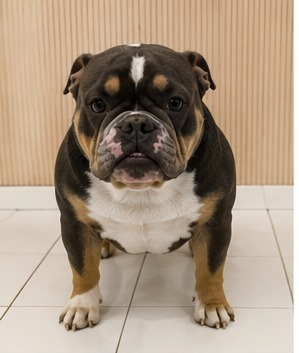
#> input picture models/bulldog/views/dog_frente.jpg, 299 x 353 px
$ python imagem_para_stl.py ../../models/bulldog/views/dog_frente.jpg
#> lines starting #> are read from the running program, lines starting #| are printed output that depends on the picture
### backend/app/services/image3d_service.py
"""
IMAGE3D SERVICE
Qualquer imagem (foto, logo, desenho) → sólido watertight pronto pra impressão 3D.

Modos:
  litofania    — espessura varia com o brilho (escuro = grosso). Frente plana, luz atrás.
  relevo       — mapa de altura: brilho vira relevo sobre uma base sólida.
  silhueta     — recorta por limiar e extruda (logo, ícone, chaveiro, stencil).
  profundidade — profundidade estimada por IA (MiDaS) vira relevo 3D.

Diferente do /api/face3d, aqui não há detecção de rosto: funciona com qualquer imagem.
"""

import cv2
import numpy as np
import trimesh
from pathlib import Path
from PIL import Image, ImageDraw, ImageOps

from app.core.config import OUTPUTS_DIR

MODOS = ["auto", "litofania", "relevo", "silhueta", "profundidade"]
FORMATOS = ["stl", "obj", "glb", "ply", "3mf"]

# Defaults por modo (mm) — valores conservadores pra FDM com bico 0.4
DEFAULTS = {
    "litofania": {"espessura_min": 0.8, "espessura_max": 3.0, "base": 0.0},
    "relevo": {"espessura_min": 0.0, "espessura_max": 4.0, "base": 2.0},
    "silhueta": {"espessura_min": 0.0, "espessura_max": 4.0, "base": 0.0},
    "profundidade": {"espessura_min": 0.0, "espessura_max": 12.0, "base": 3.0},
}


def gerar_modelo(
    job_id: str,
    image_path: str,
    modo: str = "auto",
    largura_mm: float = 100.0,
    altura_mm: float | None = None,
    espessura_max: float | None = None,
    espessura_min: float | None = None,
    base_mm: float | None = None,
    resolucao: int = 260,
    inverter: bool = False,
    suavizar: float = 1.0,
    gamma: float = 1.0,
    limiar: int = 128,
    moldura_mm: float = 0.0,
    recorte: bool | None = None,
    forma_mm: float = 0.0,
    detalhe_mm: float | None = None,
    textos: list[dict] | None = None,
    sujeito_mascara: str | None = None,
    salto_mm: float = 0.0,
    sujeito_borda_mm: float = 2.0,
    sujeito_domo_mm: float = 0.0,
    formato: str = "stl",
) -> dict:
    """Converte uma imagem em malha 3D sólida e exporta pro formato pedido."""
    path = Path(image_path)
    if not path.exists():
        return {"job_id": job_id, "status": "error", "message": "Imagem não encontrada"}

    modo = (modo or "auto").lower().strip()
    if modo not in MODOS:
        return {"job_id": job_id, "status": "error", "message": f"Modo inválido. Use: {MODOS}"}

    fmt = (formato or "stl").lower().strip(".")
    if fmt not in FORMATOS:
        return {"job_id": job_id, "status": "error", "message": f"Formato '{fmt}' não suportado. Use: {FORMATOS}"}

    try:
        cinza, alpha, rgb, orig_shape = _carregar_imagem(path, resolucao)
    except Exception as e:
        return {"job_id": job_id, "status": "error", "message": f"Falha ao ler imagem: {e}"}

    if modo == "auto":
        modo = _detectar_modo(cinza, alpha)

    d = DEFAULTS[modo]
    e_max = espessura_max if espessura_max is not None else d["espessura_max"]
    e_min = espessura_min if espessura_min is not None else d["espessura_min"]
    base = base_mm if base_mm is not None else d["base"]

    if e_max <= 0:
        return {"job_id": job_id, "status": "error", "message": "espessura_max deve ser > 0"}
    if e_min < 0 or e_min >= e_max:
        return {"job_id": job_id, "status": "error", "message": "espessura_min deve ser >= 0 e < espessura_max"}

    nr, nc = cinza.shape
    px_mm = _px_para_mm(nr, nc, largura_mm, altura_mm)

    avisos = []
    if modo == "profundidade":
        campo = _campo_profundidade(path, nr, nc)
        if campo is None:
            modo = "relevo"
            avisos.append("MiDaS indisponível — usei o modo 'relevo' com o brilho da imagem")
            campo = _normalizar(cinza)
    elif modo == "silhueta":
        campo = None
    else:
        campo = _normalizar(cinza)

    if campo is not None:
        if gamma != 1.0 and gamma > 0:
            campo = np.power(campo, gamma)
        if suavizar > 0:
            campo = cv2.GaussianBlur(campo, (0, 0), sigmaX=float(suavizar))
        # Blur e gamma comprimem os extremos; reescala pra espessura_max ser respeitada de fato
        campo = _reescalar(campo)

    # ── Construção da malha ───────────────────────────────────────────
    usou_mascara = True
    if modo == "silhueta":
        mascara = _mascara_silhueta(cinza, alpha, limiar, inverter)
        if not mascara.any():
            return {"job_id": job_id, "status": "error", "message": "Silhueta vazia — ajuste o limiar ou use inverter=true"}
        mesh = _extrudar_mascara(mascara, px_mm, e_max)
        cobertura = float(mascara.mean())
    else:
        if modo == "litofania":
            # escuro = grosso (bloqueia mais luz)
            valor = campo if inverter else 1.0 - campo
        else:
            # claro = alto
            valor = 1.0 - campo if inverter else campo

        if forma_mm > 0:
            # Alto-relevo: sem separar forma de detalhe, aumentar a espessura só amplifica
            # o ruído do sombreamento e a peça vira uma serra de picos.
            d_mm = detalhe_mm if detalhe_mm is not None else 0.12 * (e_max - e_min)
            forma, detalhe = _separar_forma_detalhe(valor, forma_mm / px_mm)
            altura_campo = e_min + forma * (e_max - e_min) + detalhe * d_mm + base
            altura_campo = np.maximum(altura_campo, base + e_min)
        else:
            altura_campo = e_min + valor * (e_max - e_min) + base

        if salto_mm > 0 and sujeito_mascara:
            # O brilho sozinho nao diz o que esta na frente: num render, o fundo claro sobe
            # e o sujeito escuro afunda. A mascara diz quem e o sujeito; o salto o poe pra fora.
            rampa = _mascara_sujeito(sujeito_mascara, altura_campo.shape, sujeito_borda_mm / px_mm,
                                     sujeito_domo_mm / px_mm)
            if rampa is None:
                avisos.append(f"Não consegui ler a máscara de sujeito '{sujeito_mascara}' — segui sem o salto")
            else:
                altura_campo = altura_campo + rampa * salto_mm

        if textos:
            altura_campo, gravados = _gravar_textos(altura_campo, textos)
            if gravados < len(textos):
                avisos.append(f"{len(textos) - gravados} texto(s) caíram fora da peça e foram ignorados")

        # Recorte: sem ele, um fundo branco vira a parte mais alta da peça.
        # Litofania é painel de luz e quer a placa inteira, então só entra se for pedido.
        auto_recorte = modo in ("relevo", "profundidade")
        mascara_obj = None
        if recorte is True or (recorte is None and auto_recorte):
            mascara_obj = _mascara_objeto(rgb, cinza, alpha)
            if mascara_obj is None and recorte is True:
                avisos.append("Não achei fundo uniforme pra recortar — gerei a placa retangular inteira")

        if mascara_obj is None:
            usou_mascara = False
            if moldura_mm > 0:
                altura_campo = _aplicar_moldura(altura_campo, px_mm, moldura_mm, e_max + base)
            mesh = _solido_do_heightmap(altura_campo, px_mm)
            cobertura = 1.0
        else:
            if moldura_mm > 0:
                avisos.append("Moldura ignorada: a peça foi recortada no contorno do objeto")
            mesh = _extrudar_mascara(mascara_obj, px_mm, _alturas_de_canto(altura_campo, mascara_obj))
            cobertura = float(mascara_obj.mean())
            avisos.append(f"Fundo removido — a peça saiu no contorno do objeto ({cobertura:.0%} da imagem)")

    # ── Limpeza / correções ───────────────────────────────────────────
    mesh.merge_vertices()
    mesh.remove_unreferenced_vertices()
    mesh.fix_normals()
    if not mesh.is_watertight:
        trimesh.repair.fill_holes(mesh)
        mesh.fix_normals()

    mesh.apply_translation(-mesh.bounds[0])  # apoia em z=0, canto na origem

    # Heightmap inteiro é sempre um bloco só; peça recortada em máscara pode sair em pedaços
    corpos = len(mesh.split(only_watertight=False)) if usou_mascara else 1

    output_path = OUTPUTS_DIR / f"{job_id}_image3d.{fmt}"
    mesh.export(str(output_path), file_type=fmt)

    dims = mesh.extents
    espessura_real = float(dims[2])
    if espessura_real < 0.8:
        avisos.append(f"Espessura total de {espessura_real:.2f}mm é frágil — considere espessura_max maior")
    if modo == "litofania" and e_min < 0.6:
        avisos.append(f"espessura_min {e_min}mm pode gerar furos — 0.8mm é o mínimo seguro pra bico 0.4")
    if px_mm < 0.25:
        avisos.append(f"Cada pixel virou {px_mm:.2f}mm, abaixo da largura do bico (0.4mm) — detalhe será perdido")
    if not mesh.is_watertight:
        avisos.append("Malha não ficou 100% fechada — rode /api/repair antes de fatiar")
    if corpos > 1:
        avisos.append(f"A peça saiu em {corpos} partes soltas — sem uma base ou moldura elas imprimem separadas")

    return {
        "job_id": job_id,
        "status": "done",
        "modo": modo,
        "output": str(output_path),
        "formato": fmt,
        "size_bytes": output_path.stat().st_size,
        "dimensoes_mm": {
            "largura": round(float(dims[0]), 2),
            "altura": round(float(dims[1]), 2),
            "espessura": round(espessura_real, 2),
        },
        "parametros": {
            "espessura_min": e_min,
            "espessura_max": e_max,
            "base_mm": base,
            "resolucao_grid": [int(nr), int(nc)],
            "resolucao_original": [int(orig_shape[0]), int(orig_shape[1])],
            "px_mm": round(px_mm, 3),
            "inverter": inverter,
            "limiar": limiar if modo == "silhueta" else None,
            "moldura_mm": moldura_mm or None,
        },
        "malha": {
            "vertices": int(len(mesh.vertices)),
            "faces": int(len(mesh.faces)),
            "watertight": bool(mesh.is_watertight),
            "volume_cm3": round(float(mesh.volume) / 1000.0, 2) if mesh.is_watertight else None,
            "corpos": corpos,
            "cobertura": round(cobertura, 3),
        },
        "avisos": avisos,
    }


# ── Leitura e preparo da imagem ───────────────────────────────────────

def _carregar_imagem(path: Path, resolucao: int) -> tuple[np.ndarray, np.ndarray | None, np.ndarray, tuple]:
    """Abre a imagem, corrige orientação EXIF e devolve (cinza, alpha, rgb, shape original)."""
    img = Image.open(path)
    img = ImageOps.exif_transpose(img)

    alpha = None
    if img.mode in ("RGBA", "LA") or (img.mode == "P" and "transparency" in img.info):
        rgba = img.convert("RGBA")
        alpha = np.array(rgba.getchannel("A"), dtype=np.uint8)
        # Compõe sobre branco pra o cinza não escurecer nas áreas transparentes
        fundo = Image.new("RGBA", rgba.size, (255, 255, 255, 255))
        img = Image.alpha_composite(fundo, rgba)

    rgb = np.array(img.convert("RGB"), dtype=np.uint8)
    cinza = np.array(img.convert("L"), dtype=np.uint8)
    orig_shape = cinza.shape

    h, w = cinza.shape
    maior = max(h, w)
    if maior > resolucao:
        escala = resolucao / maior
        novo = (max(2, int(round(w * escala))), max(2, int(round(h * escala))))
        cinza = cv2.resize(cinza, novo, interpolation=cv2.INTER_AREA)
        rgb = cv2.resize(rgb, novo, interpolation=cv2.INTER_AREA)
        if alpha is not None:
            alpha = cv2.resize(alpha, novo, interpolation=cv2.INTER_AREA)

    return cinza, alpha, rgb, orig_shape


# [95 lines left out: functions _mascara_objeto, _corrigir_pinos, _limpar_mascara, _alturas_de_canto, not called in this run]


def _normalizar(cinza: np.ndarray) -> np.ndarray:
    """uint8 → float32 0-1 com contraste esticado."""
    f = cinza.astype(np.float32)
    lo, hi = float(f.min()), float(f.max())
    if hi - lo < 1e-6:
        return np.zeros_like(f)
    return (f - lo) / (hi - lo)


def _reescalar(campo: np.ndarray) -> np.ndarray:
    """Estica o campo de volta pra 0-1. Campo constante vira zero (peça de espessura mínima)."""
    lo, hi = float(campo.min()), float(campo.max())
    if hi - lo < 1e-6:
        return np.zeros_like(campo)
    return (campo - lo) / (hi - lo)


# [47 lines left out: functions _separar_forma_detalhe, _mascara_sujeito, not called in this run]


FONTES = [
    "/usr/share/fonts/truetype/dejavu/DejaVuSerif-Bold.ttf",
    "/usr/share/fonts/truetype/dejavu/DejaVuSans-Bold.ttf",
    "/usr/share/fonts/truetype/freefont/FreeSerifBold.ttf",
]


# [58 lines left out: function _gravar_textos, not called in this run]


def _px_para_mm(nr: int, nc: int, largura_mm: float, altura_mm: float | None) -> float:
    """Tamanho de um pixel em mm, preservando proporção da imagem."""
    if altura_mm is not None and altura_mm > 0:
        return min(largura_mm / max(1, nc - 1), altura_mm / max(1, nr - 1))
    return largura_mm / max(1, nc - 1)


def _detectar_modo(cinza: np.ndarray, alpha: np.ndarray | None) -> str:
    """Escolhe o modo pela cara da imagem: recorte/arte de linha → silhueta, resto → litofania."""
    if alpha is not None and (alpha < 250).mean() > 0.05:
        return "silhueta"

    hist = np.bincount(cinza.ravel(), minlength=256).astype(np.float32)
    hist /= hist.sum()
    extremos = float(hist[:24].sum() + hist[232:].sum())
    niveis = int((hist > 0.001).sum())
    if extremos > 0.85 or niveis < 24:
        return "silhueta"
    return "litofania"


# [33 lines left out: functions _mascara_silhueta, _aplicar_moldura, _campo_profundidade, not called in this run]


# ── Construção de malha ───────────────────────────────────────────────

def _solido_do_heightmap(altura: np.ndarray, px_mm: float) -> trimesh.Trimesh:
    """
    Mapa de altura (mm) → sólido fechado.
    Topo = superfície da altura, fundo = plano z=0, laterais fechando as 4 bordas.
    """
    nr, nc = altura.shape
    xs = np.arange(nc, dtype=np.float64) * px_mm
    ys = -np.arange(nr, dtype=np.float64) * px_mm
    gx, gy = np.meshgrid(xs, ys)

    z_topo = np.maximum(altura.astype(np.float64), 1e-3)
    verts_topo = np.column_stack([gx.ravel(), gy.ravel(), z_topo.ravel()])
    verts_base = np.column_stack([gx.ravel(), gy.ravel(), np.zeros(nr * nc)])
    n = nr * nc

    # Topo: dois triângulos por célula, normal +z
    i, j = np.meshgrid(np.arange(nr - 1), np.arange(nc - 1), indexing="ij")
    v0 = (i * nc + j).ravel()
    v1 = v0 + 1
    v2 = v0 + nc
    v3 = v2 + 1
    faces_topo = np.vstack([
        np.column_stack([v0, v2, v1]),
        np.column_stack([v1, v2, v3]),
    ])
    faces_base = faces_topo[:, ::-1] + n

    faces_lados = []
    # Borda de cima (linha 0) — normal +y
    a = np.arange(nc - 1)
    b = a + 1
    faces_lados.append(np.column_stack([a, b, b + n]))
    faces_lados.append(np.column_stack([a, b + n, a + n]))
    # Borda de baixo (última linha) — normal -y
    a = (nr - 1) * nc + np.arange(nc - 1)
    b = a + 1
    faces_lados.append(np.column_stack([a, a + n, b + n]))
    faces_lados.append(np.column_stack([a, b + n, b]))
    # Borda esquerda (coluna 0) — normal -x
    a = np.arange(nr - 1) * nc
    b = a + nc
    faces_lados.append(np.column_stack([a, a + n, b + n]))
    faces_lados.append(np.column_stack([a, b + n, b]))
    # Borda direita (última coluna) — normal +x
    a = np.arange(nr - 1) * nc + (nc - 1)
    b = a + nc
    faces_lados.append(np.column_stack([a, b, b + n]))
    faces_lados.append(np.column_stack([a, b + n, a + n]))

    vertices = np.vstack([verts_topo, verts_base])
    faces = np.vstack([faces_topo, faces_base] + faces_lados)
    return trimesh.Trimesh(vertices=vertices, faces=faces, process=False)


# [60 lines left out: function _extrudar_mascara, not called in this run]

### backend/scripts/imagem_para_stl.py
#!/usr/bin/env python3
"""
Converte uma imagem em STL imprimível, sem precisar subir a API.

Exemplos:
    python scripts/imagem_para_stl.py foto.jpg
    python scripts/imagem_para_stl.py foto.jpg --modo litofania --largura 120 --moldura 3
    python scripts/imagem_para_stl.py logo.png --modo silhueta --espessura-max 5
    python scripts/imagem_para_stl.py paisagem.jpg --modo profundidade --largura 150
"""

import argparse
import json
import sys
import uuid
from pathlib import Path

sys.path.insert(0, str(Path(__file__).resolve().parent.parent))

from app.services.image3d_service import gerar_modelo, MODOS  # noqa: E402


def main() -> int:
    p = argparse.ArgumentParser(description="Imagem → STL pronto pra impressão 3D")
    p.add_argument("imagem", help="Caminho da imagem (png, jpg, webp, bmp, tiff)")
    p.add_argument("--modo", default="auto", choices=MODOS)
    p.add_argument("--largura", type=float, default=100.0, help="Largura da peça em mm (padrão 100)")
    p.add_argument("--altura", type=float, default=None, help="Altura máxima em mm (mantém proporção)")
    p.add_argument("--espessura-max", type=float, default=None, help="Espessura/relevo máximo em mm")
    p.add_argument("--espessura-min", type=float, default=None, help="Espessura mínima em mm (litofania)")
    p.add_argument("--base", type=float, default=None, help="Base sólida sob o relevo em mm")
    p.add_argument("--resolucao", type=int, default=260, help="Maior lado do grid em pontos")
    p.add_argument("--inverter", action="store_true", help="Inverte claro/escuro")
    p.add_argument("--suavizar", type=float, default=1.0, help="Blur antes de gerar o relevo")
    p.add_argument("--gamma", type=float, default=1.0, help="Contraste do relevo (<1 realça sombras)")
    p.add_argument("--limiar", type=int, default=128, help="Limiar de corte da silhueta (0-255)")
    p.add_argument("--moldura", type=float, default=0.0, help="Borda sólida em volta, em mm")
    p.add_argument("--forma", type=float, default=0.0, dest="forma_mm",
                   help="Alto-relevo: raio da forma em mm (>0 permite relevo profundo sem picos)")
    p.add_argument("--detalhe", type=float, default=None, dest="detalhe_mm",
                   help="Espessura do detalhe fino em mm (padrão: 12%% do relevo)")
    grupo = p.add_mutually_exclusive_group()
    grupo.add_argument("--recortar", dest="recorte", action="store_true", default=None,
                       help="Força o recorte do fundo liso")
    grupo.add_argument("--sem-recorte", dest="recorte", action="store_false",
                       help="Mantém a placa retangular inteira")
    p.add_argument("--sujeito", default=None, dest="sujeito_mascara",
                   help="Mascara PNG do primeiro plano (branco = sujeito)")
    p.add_argument("--salto", type=float, default=0.0, dest="salto_mm",
                   help="Quanto o sujeito sobe acima do resto, em mm")
    p.add_argument("--borda-sujeito", type=float, default=2.0, dest="sujeito_borda_mm",
                   help="Suavizacao da borda do salto, em mm")
    p.add_argument("--textos", default=None,
                   help='Gravacoes em relevo, JSON: [{"texto":"BF","x":0.7,"y":0.62,"tamanho":0.05,"altura_mm":3}]')
    p.add_argument("--formato", default="stl", choices=["stl", "obj", "glb", "ply", "3mf"])
    p.add_argument("--saida", default=None, help="Caminho do arquivo de saída")
    args = p.parse_args()

    job_id = str(uuid.uuid4())[:8]
    r = gerar_modelo(
        job_id=job_id,
        image_path=args.imagem,
        modo=args.modo,
        largura_mm=args.largura,
        altura_mm=args.altura,
        espessura_max=args.espessura_max,
        espessura_min=args.espessura_min,
        base_mm=args.base,
        resolucao=args.resolucao,
        inverter=args.inverter,
        suavizar=args.suavizar,
        gamma=args.gamma,
        limiar=args.limiar,
        moldura_mm=args.moldura,
        recorte=args.recorte,
        forma_mm=args.forma_mm,
        detalhe_mm=args.detalhe_mm,
        textos=json.loads(args.textos) if args.textos else None,
        sujeito_mascara=args.sujeito_mascara,
        salto_mm=args.salto_mm,
        sujeito_borda_mm=args.sujeito_borda_mm,
        formato=args.formato,
    )
#> in _carregar_imagem, img is the input picture: PIL image 299x353 RGB; mean R, G, B 168.2, 149.2, 129.2
#> in _carregar_imagem, `cinza = np.array(img.convert("L"), dtype=np.uint8)`:
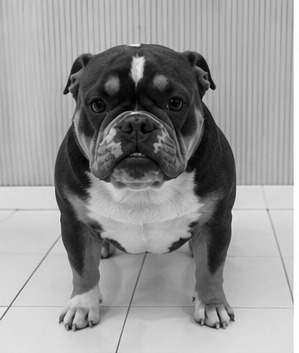
#> cinza: shape (353, 299); min 0, max 255, mean 152.6
#> in gerar_modelo, `cinza, alpha, rgb, orig_shape = _carregar_imagem(path, resolucao)`: orig_shape = (353, 299)
#> in _detectar_modo, `hist = np.bincount(cinza.ravel(), minlength=256).astype(np.float32)`: hist = 256 values, max 1037 at index 180, min 0 at index 228, mean 223.4
#> in _detectar_modo, `hist /= hist.sum()`: hist = 256 values, max 0.0181 at index 180, min 0 at index 228, mean 0.00391
#> in _detectar_modo, `extremos = float(hist[:24].sum() + hist[232:].sum())`: extremos = 0.0471
#> in _detectar_modo, `niveis = int((hist > 0.001).sum())`: niveis = 220
#> in gerar_modelo, `modo = _detectar_modo(cinza, alpha)`: modo = 'litofania'
#> in gerar_modelo, `d = DEFAULTS[modo]`: d = {'espessura_min': 0.8, 'espessura_max': 3, 'base': 0}
#> in gerar_modelo, `e_max = espessura_max if espessura_max is not None else d["espessura_m..`: e_max = 3
#> in gerar_modelo, `e_min = espessura_min if espessura_min is not None else d["espessura_m..`: e_min = 0.8
#> in gerar_modelo, `base = base_mm if base_mm is not None else d["base"]`: base = 0
#> in _normalizar, `lo, hi = float(f.min()), float(f.max())`: hi = 255
#> in gerar_modelo, `campo = cv2.GaussianBlur(campo, (0, 0), sigmaX=float(suavizar))`:
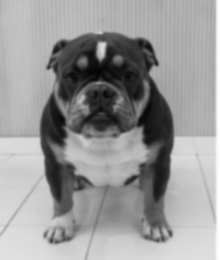
#> campo: shape (260, 220) float32; min 0.0149, max 0.998, mean 0.598
#> in _reescalar, `lo, hi = float(campo.min()), float(campo.max())`: lo = 0.0149; hi = 0.998
#> in gerar_modelo, `valor = campo if inverter else 1.0 - campo`:
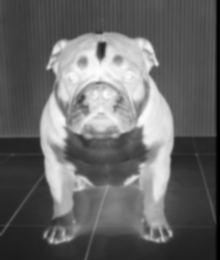
#> valor: shape (260, 220) float32; min 0, max 1, mean 0.406
#> in gerar_modelo, `auto_recorte = modo in ("relevo", "profundidade")`: auto_recorte = False

    if r["status"] == "error":
        print(f"erro: {r['message']}", file=sys.stderr)
        return 1

    if args.saida:
        destino = Path(args.saida)
        destino.parent.mkdir(parents=True, exist_ok=True)
        Path(r["output"]).replace(destino)
        r["output"] = str(destino)

    print(json.dumps(r, indent=2, ensure_ascii=False))
    for aviso in r["avisos"]:
        print(f"aviso: {aviso}", file=sys.stderr)
    return 0


if __name__ == "__main__":
#> (the run stopped early here; a loop or call above may not have finished)

$ run again, on models/bulldog/views/dog_perfil_esq.jpg
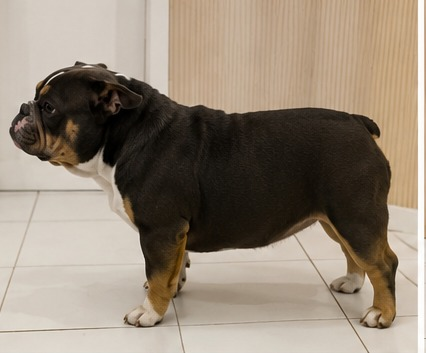
#> input picture models/bulldog/views/dog_perfil_esq.jpg, 426 x 353 px
#> in _carregar_imagem, img is the input picture: PIL image 426x353 RGB; mean R, G, B 147.6, 134.4, 119
#> in gerar_modelo, `cinza, alpha, rgb, orig_shape = _carregar_imagem(path, resolucao)`: orig_shape = (353, 426)
#> in _detectar_modo, `hist = np.bincount(cinza.ravel(), minlength=256).astype(np.float32)`: hist = 256 values, max 1667 at index 206, min 0 at index 220, mean 218.4
#> in _detectar_modo, `hist /= hist.sum()`: hist = 256 values, max 0.0298 at index 206, min 0 at index 220, mean 0.00391
#> extremos = 0.124
#> niveis = 153
#> modo = 'litofania'
#> d = {'espessura_min': 0.8, 'espessura_max': 3, 'base': 0}
#> e_max = 3
#> e_min = 0.8
#> base = 0
#> in _normalizar, `lo, hi = float(f.min()), float(f.max())`: hi = 255
#> in gerar_modelo, `campo = cv2.GaussianBlur(campo, (0, 0), sigmaX=float(suavizar))`:
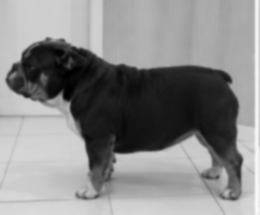
#> campo: shape (215, 260) float32; min 0.00287, max 0.979, mean 0.536
#> in _reescalar, `lo, hi = float(campo.min()), float(campo.max())`: lo = 0.00287; hi = 0.979
#> in gerar_modelo, `valor = campo if inverter else 1.0 - campo`:
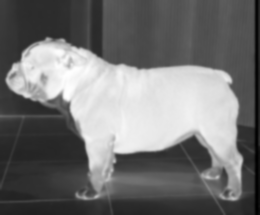
#> valor: shape (215, 260) float32; min 0, max 1, mean 0.454
#> auto_recorte = False
